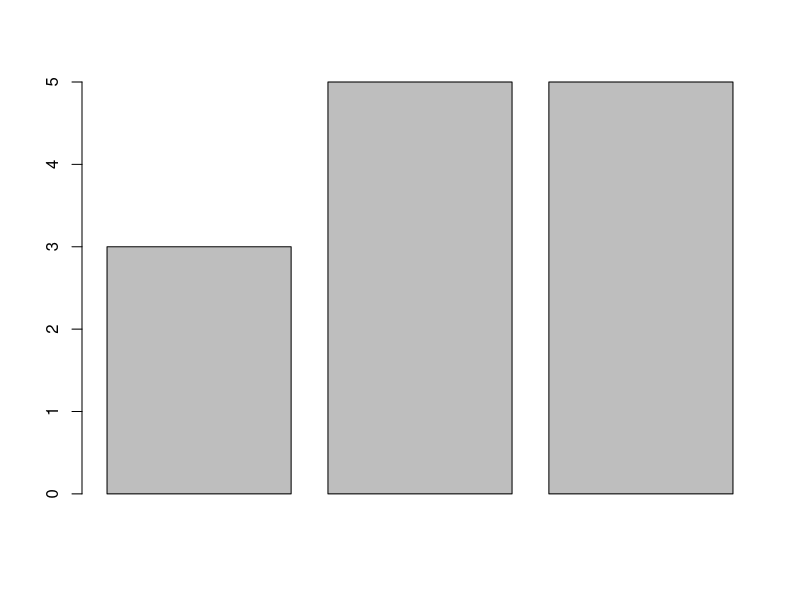
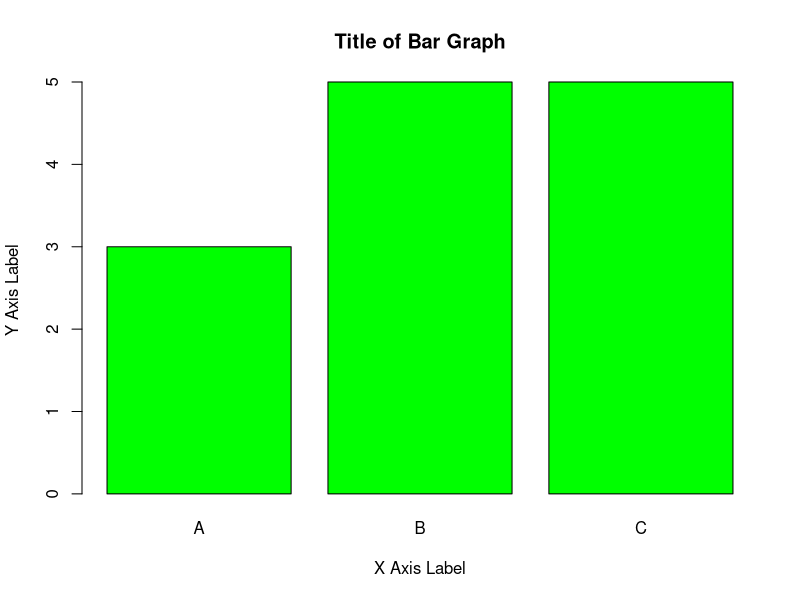
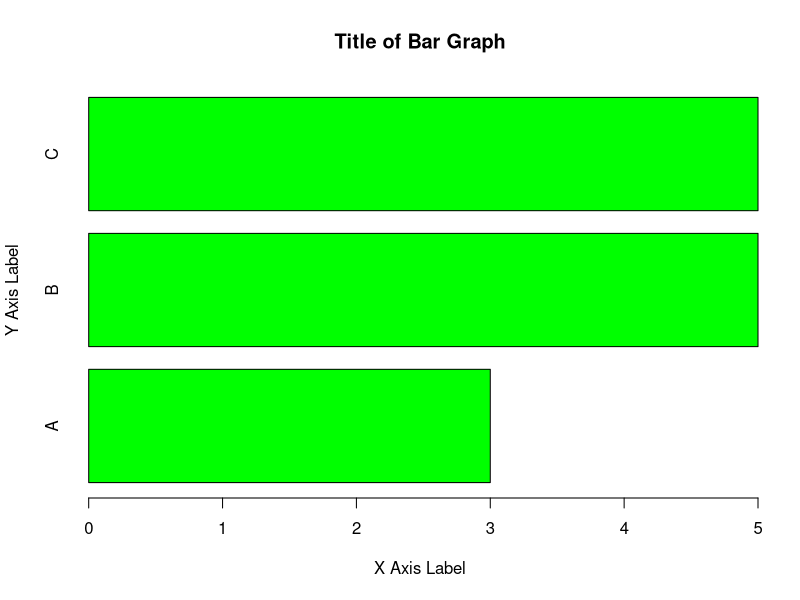
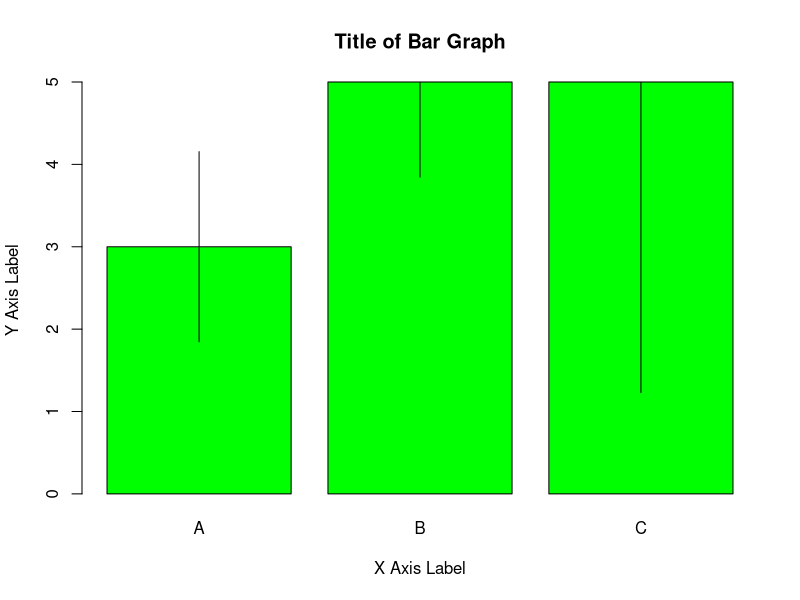

The R source for these figures, in order:
#I recreated the gardens chart here because I couldn't get it read into R for some reason
gardenA<-c(3,4,4,3,2,3,1,3,5,2)
gardenB<-c(5,5,6,7,4,4,3,5,6,5)
gardenC<-c(3,3,2,1,10,4,3,11,3,10)
gardens<-cbind(gardenA,gardenB,gardenC)
gardens<-data.frame(gardens)
#calculate means for each column
avgmeanA<-mean(gardens$gardenA)
avgmeanB<-mean(gardens$gardenB)
avgmeanC<-mean(gardens$gardenC)
#calculate standard deviations for each column
devA<-sd(gardens$gardenA)
devB<-sd(gardens$gardenB)
devC<-sd(gardens$gardenC)
#calculate standard error for each column
stderrA<-devA/(sqrt(length(devA)))
stderrB<-devB/(sqrt(length(devB)))
stderrC<-devC/(sqrt(length(devC)))
#create a vector of the means
meanvec<-c(avgmeanA,avgmeanB,avgmeanC)
#create a vector of the standard errors
sevec<-c(stderrA,stderrB,stderrC)
#can use the basic function 'barplot' in R to create a bar plot.
#bind mean and standard error vectors to form a matrix 
barmatrix<-cbind(meanvec,sevec)
#now make a barplot using the matrix containing the means and standard errors
#note that you can create the barplot using the vectors. If you use a 'matrix' object, you cannot use the '$' to call up the means column. You must use the following notation
barplot(barmatrix[,1])
#basic 'barplot' command can take a lot of arguments for aesthetics
barplot((barmatrix[,1]),main = "Title of Bar Graph",ylab = "Y Axis Label",xlab = "X Axis Label",names.arg = c("A","B","C"),col="green")
#arguments include the ability to make horizontal bars
barplot(barmatrix[,1],main = "Title of Bar Graph", ylab = "Y Axis Label", xlab = "X Axis Label",names.arg = c("A","B","C"),col="green",horiz = TRUE)
#read more about 'barplot' arguments with '?barplot'
#replot with vertical bars and give the graph a name to fix it to the environment
bplot<-barplot(barmatrix[,1],main = "Title of Bar Graph", ylab = "Y Axis Label", xlab = "X Axis Label",names.arg = c("A","B","C"),col="green")
#now you can add the error bars. Notice that the arguments call up the name of the barplot to put the bars onto, then it uses the original vectors to actually create the positive and negative ends of the bars.
segments(bplot,meanvec-sevec,bplot,meanvec+sevec)

  